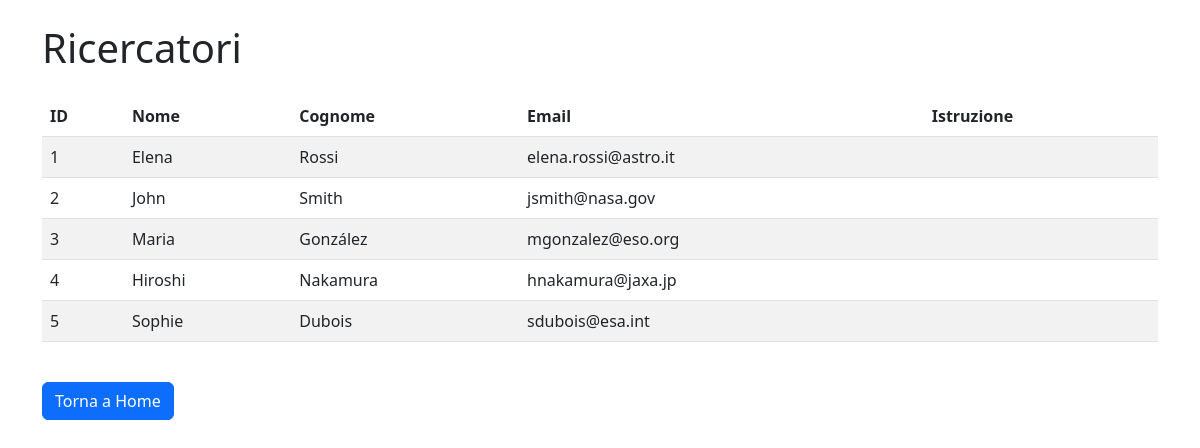
Page /ricercatore on the committed database.
### tables this page shows
CREATE TABLE RICERCATORE (
    id INTEGER PRIMARY KEY AUTOINCREMENT,
    nome VARCHAR(50) NOT NULL,
    cognome VARCHAR(50) NOT NULL,
    email VARCHAR(100) NOT NULL UNIQUE,
    istituzione VARCHAR(150) NOT NULL,
    UNIQUE(nome, cognome)
);

### flask/es17/app.py (the view)
@app.route("/ricercatore")
def ricercatori():
    db = get_db()
    cur = db.execute("SELECT id, nome, cognome, email, istituzione FROM RICERCATORE")
    ricercatori = cur.fetchall()
    return render_template("ricercatori.html", ricercatori=ricercatori)

### flask/es17/app.py (called while the page is built)
def get_db():
    if "db" not in g:
        g.db = sqlite3.connect(DATABASE)
        g.db.row_factory = sqlite3.Row
    return g.db

### flask/es17/templates/ricercatori.html (shortened to what this page needs)
<!DOCTYPE html>
<html lang="it">
<head>
    <link href="https://cdn.jsdelivr.net/npm/bootstrap@5.3.0/dist/css/bootstrap.min.css" rel="stylesheet">
</head>
<body>
    <div class="container mt-4">
        <h1 class="mb-4">Ricercatori</h1>
        <div class="table-responsive mb-4">
            <table class="table table-striped table-hover">
                <thead>
                    <tr>
                        <th>ID</th>
                        <th>Nome</th>
                        <th>Cognome</th>
                        <th>Email</th>
                        <th>Istruzione</th>
                    </tr>
                </thead>
                <tbody>
                    {% for ricercatore in ricercatori %}
                    <tr>
                        <td>{{ ricercatore.id }}</td>
                        <td>{{ ricercatore.nome }}</td>
                        <td>{{ ricercatore.cognome }}</td>
                        <td>{{ ricercatore.email }}</td>
                        <td>{{ ricercatore.istruzione }}</td>
                    </tr>
                    {% endfor %}
                </tbody>
            </table>
        </div>
        <a class="btn btn-primary" href="/">Torna a Home</a>
    </div>
</body>
</html>

### rows in the picture
RICERCATORE: id "1", nome "Elena", cognome "Rossi", email "elena.rossi@astro.it"
RICERCATORE: id "2", nome "John", cognome "Smith", email "jsmith@nasa.gov"
RICERCATORE: id "3", nome "Maria", cognome "González", email "mgonzalez@eso.org"
RICERCATORE: id "4", nome "Hiroshi", cognome "Nakamura", email "hnakamura@jaxa.jp"
RICERCATORE: id "5", nome "Sophie", cognome "Dubois", email "sdubois@esa.int"
